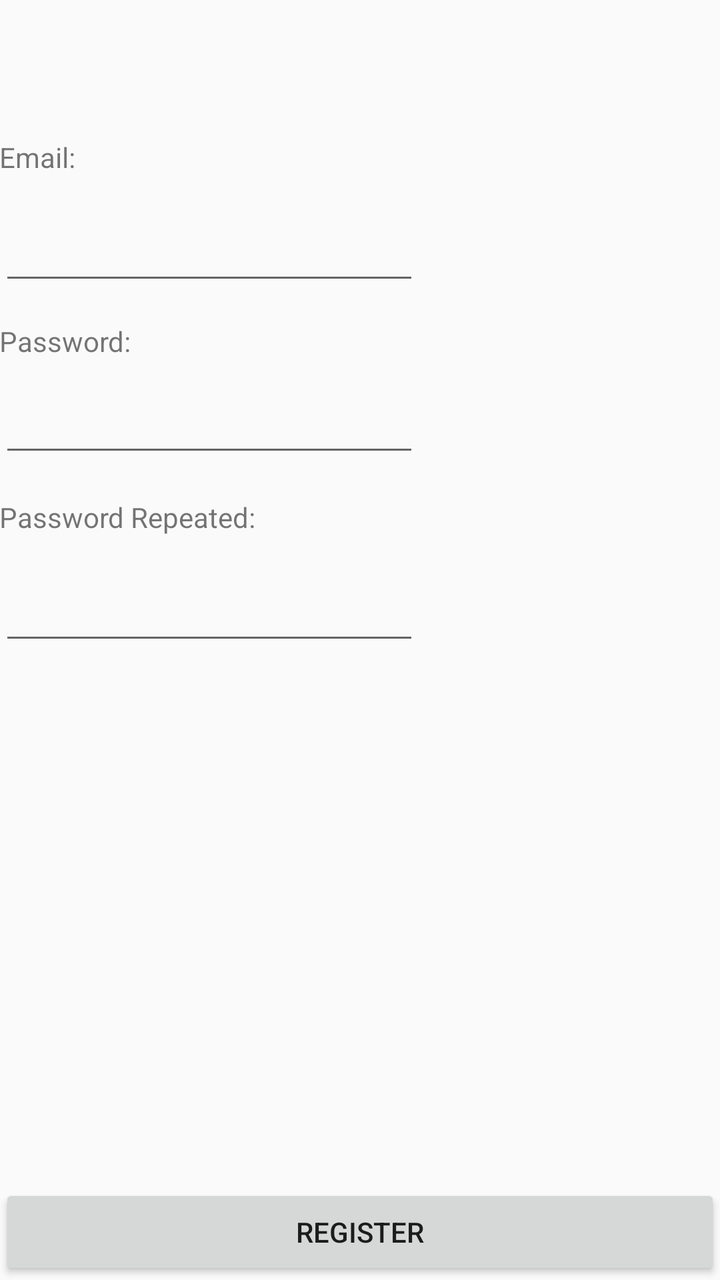
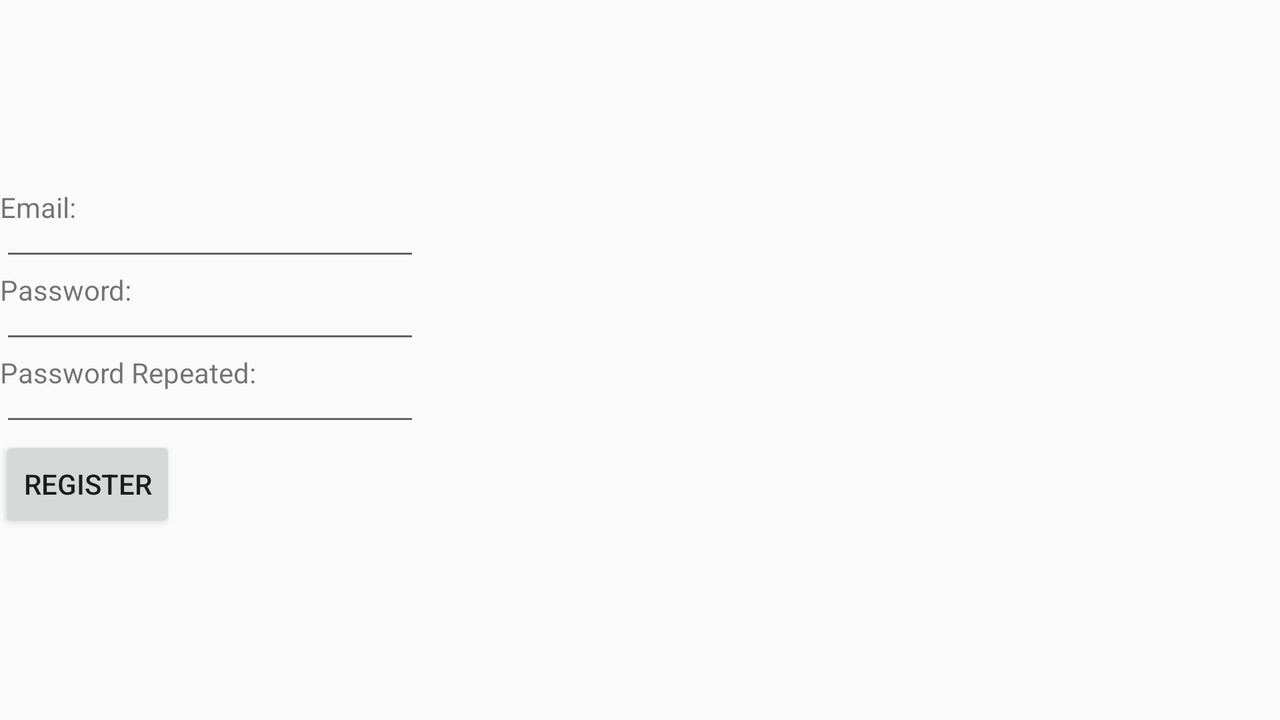

Compare how this app lays out the same screen by default and in its alternative resource folder. The renders come first, then the two layout files and the values they reference.
<!-- AndroidManifest.xml: application theme AppTheme -->
<!-- res/layout/activity_register.xml -->
<?xml version="1.0" encoding="utf-8"?>
<RelativeLayout xmlns:android="http://schemas.android.com/apk/res/android"
    xmlns:tools="http://schemas.android.com/tools"
    android:id="@+id/activity_register"
    android:layout_width="match_parent"
    android:layout_height="match_parent"
    android:paddingBottom="@dimen/activity_vertical_margin"
    android:paddingLeft="@dimen/activity_horizontal_margin"
    android:paddingRight="@dimen/activity_horizontal_margin"
    android:paddingTop="@dimen/activity_vertical_margin"
    tools:context="com.example.sangt.find_spots.RegisterActivity">

    <TextView
        android:text="Email:"
        android:layout_width="wrap_content"
        android:layout_height="wrap_content"
        android:layout_below="@+id/textView4"
        android:layout_alignParentLeft="true"
        android:layout_alignParentStart="true"
        android:layout_marginTop="69dp"
        android:id="@+id/textView5" />

    <TextView
        android:text="Password:"
        android:layout_width="wrap_content"
        android:layout_height="wrap_content"
        android:layout_below="@+id/textView5"
        android:layout_alignParentLeft="true"
        android:layout_alignParentStart="true"
        android:layout_marginTop="73dp"
        android:id="@+id/textView6" />

    <TextView
        android:text="Password Repeated:"
        android:layout_width="wrap_content"
        android:layout_height="wrap_content"
        android:layout_marginTop="69dp"
        android:id="@+id/textView7"
        android:layout_below="@+id/textView6"
        android:layout_alignParentLeft="true"
        android:layout_alignParentStart="true" />

    <EditText
        android:layout_width="wrap_content"
        android:layout_height="wrap_content"
        android:inputType="textPassword"
        android:ems="10"
        android:layout_below="@+id/textView6"
        android:layout_alignParentLeft="true"
        android:layout_alignParentStart="true"
        android:layout_marginTop="12dp"
        android:id="@+id/txtPassword1" />

    <EditText
        android:layout_width="wrap_content"
        android:layout_height="wrap_content"
        android:inputType="textPassword"
        android:ems="10"
        android:layout_below="@+id/textView7"
        android:layout_alignParentLeft="true"
        android:layout_alignParentStart="true"
        android:layout_marginTop="18dp"
        android:id="@+id/txtPassword2" />

    <EditText
        android:layout_width="wrap_content"
        android:layout_height="wrap_content"
        android:inputType="textEmailAddress"
        android:ems="10"
        android:layout_below="@+id/textView5"
        android:layout_alignParentLeft="true"
        android:layout_alignParentStart="true"
        android:layout_marginTop="18dp"
        android:id="@+id/txtEmail"
        android:selectAllOnFocus="false" />

    <Button
        android:text="Register"
        android:layout_width="wrap_content"
        android:layout_height="wrap_content"
        android:id="@+id/btn_register"
        android:layout_alignParentBottom="true"
        android:layout_alignParentLeft="true"
        android:layout_alignParentStart="true"
        android:layout_alignParentRight="true"
        android:layout_alignParentEnd="true" />
</RelativeLayout>
<!-- resources referenced by this layout -->
<resources>
  <style name="AppTheme" parent="Theme.AppCompat.Light.DarkActionBar">
          
          <item name="colorPrimary">@color/colorPrimary</item>
          <item name="colorPrimaryDark">@color/colorPrimaryDark</item>
          <item name="colorAccent">@color/colorAccent</item>
          <item name="android:datePickerDialogTheme">@style/MyDatePickerDialogTheme</item>
      </style>
  <style name="MyDatePickerDialogTheme" parent="android:Theme.Material.Light.Dialog">
          <item name="android:datePickerStyle">@style/MyDatePickerStyle</item>
      </style>
  <style name="MyDatePickerStyle" parent="@android:style/Widget.Material.Light.DatePicker">
          <item name="android:calendarTextColor">@color/colorText</item>
      </style>
</resources>
<!-- res/layout-land/activity_register.xml (the repository's variant of the layout above) -->
<!-- drawn on the phone turned sideways -->
<?xml version="1.0" encoding="utf-8"?>
<RelativeLayout xmlns:android="http://schemas.android.com/apk/res/android"
    xmlns:tools="http://schemas.android.com/tools"
    android:id="@+id/activity_register"
    android:layout_width="match_parent"
    android:layout_height="match_parent"
    tools:context="com.example.sangt.find_spots.RegisterActivity"
    android:gravity="center">

    <RelativeLayout
        android:layout_width="match_parent"
        android:layout_height="wrap_content"
        android:id="@+id/regEmailRL">

        <TextView
            android:text="Email:"
            android:layout_width="wrap_content"
            android:layout_height="wrap_content"
            android:id="@+id/textView5" />

        <EditText
            android:layout_width="wrap_content"
            android:layout_height="wrap_content"
            android:inputType="textEmailAddress"
            android:ems="10"
            android:id="@+id/txtEmail"
            android:selectAllOnFocus="false" />
    </RelativeLayout>

    <RelativeLayout
        android:layout_width="match_parent"
        android:layout_height="wrap_content"
        android:id="@+id/regPassword1RL"
        android:layout_below="@+id/regEmailRL">
    <TextView
        android:text="Password:"
        android:layout_width="wrap_content"
        android:layout_height="wrap_content"
        android:id="@+id/textView6" />

        <EditText
            android:layout_width="wrap_content"
            android:layout_height="wrap_content"
            android:inputType="textPassword"
            android:ems="10"
            android:id="@+id/txtPassword1" />
    </RelativeLayout>


    <RelativeLayout
        android:layout_width="match_parent"
        android:layout_height="wrap_content"
        android:id="@+id/regPassword2RL"
        android:layout_below="@+id/regPassword1RL">
        <TextView
            android:text="Password Repeated:"
            android:layout_width="wrap_content"
            android:layout_height="wrap_content"
            android:id="@+id/textView7"/>



        <EditText
            android:layout_width="wrap_content"
            android:layout_height="wrap_content"
            android:inputType="textPassword"
            android:ems="10"
            android:id="@+id/txtPassword2" />
    </RelativeLayout>


    <Button
        android:text="Register"
        android:layout_width="wrap_content"
        android:layout_height="wrap_content"
        android:id="@+id/btn_register"
        android:layout_below="@+id/regPassword2RL"/>
</RelativeLayout>
